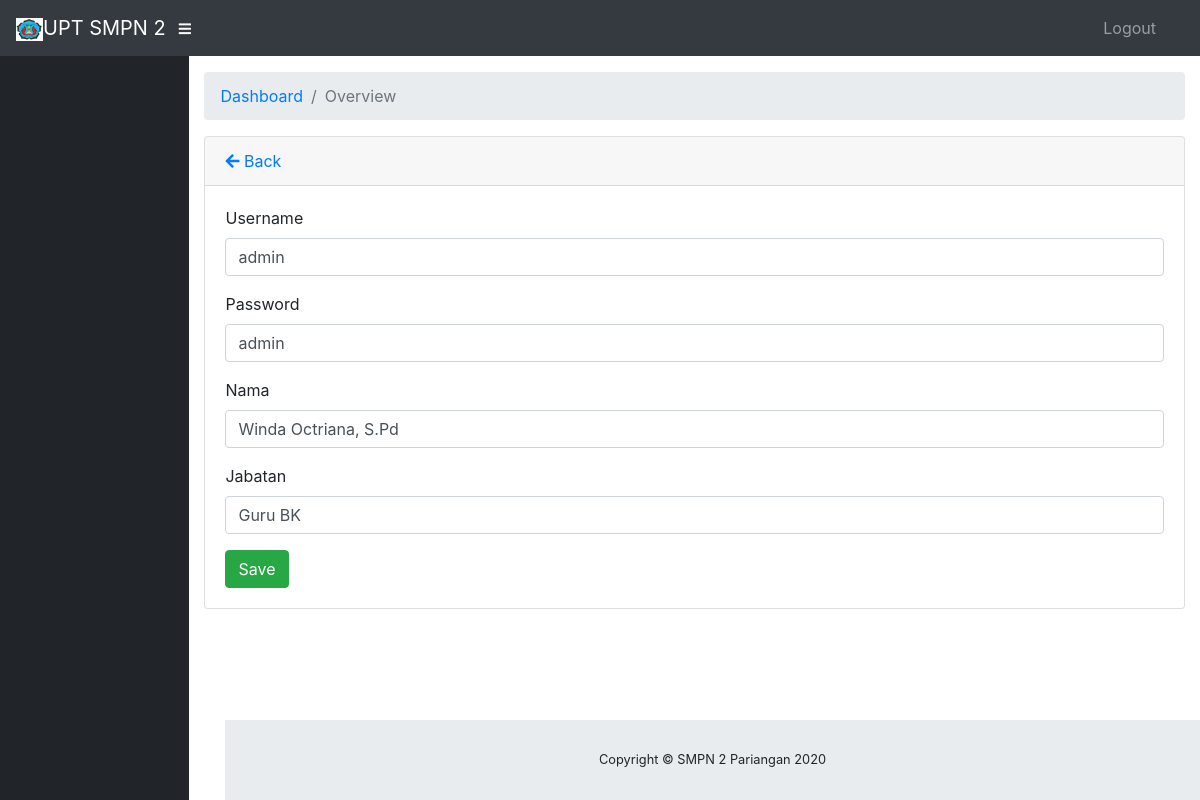
Page /users/edit/1 on the committed database.
### tables this page shows
CREATE TABLE IF NOT EXISTS `users` (
  `id_user` int(11) NOT NULL,
  `username` varchar(20) NOT NULL,
  `password` varchar(20) NOT NULL,
  `nama` varchar(20) NOT NULL,
  `jabatan` varchar(20) NOT NULL
);

### application/controllers/Users.php (called while the page is built, shortened)
<?php
class Users extends CI_Controller
{
    public function __construct()
    {
        $this->load->model('Musers');
        $this->load->library("form_validation");
    }
    public function edit($id = NULL)
    {
        $data['datauser'] = $this->Musers->getById($id);
        $this->load->view('users/edit', $data);
    }
}

### index.php (called while the page is built, shortened)
<?php
require_once BASEPATH.'core/CodeIgniter.php';

### application/models/Musers.php (called while the page is built, shortened)
<?php
class Musers extends CI_Model
{
    private $_table = "users";
    public function getById($id)
    {
        return $this->db->get_where($this->_table, ['id_user' => $id])->row();
    }
}

### application/views/users/edit.php (the view, shortened to what this page needs)
<!DOCTYPE html>
<html lang="en">
<head>
</head>
<body id="page-top">
    <div id="wrapper">
        <div id="content-wrapper">
            <div class="container-fluid ">
                <div class="card mb-3 ">
                    <div class="card-header">
                        <a href="<?php echo base_url() ?>users/index"><i class="fas fa-arrow-left"></i> Back</a>
                    </div>
                    <div class="card-body">
                        <form action="<?php echo base_url() ?>users/update" method="post" enctype="multipart/form-data">
                            <div class="form-group">
                                <label>Username</label>
                                <input value="<?php echo $datauser->username  ?>" name="username" type="text" class="form-control" placeholder="Username">
                            </div>
                            <div class="form-group">
                                <label>Password</label>
                                <input value="<?php echo $datauser->password  ?>" name="password" type="text" class="form-control" placeholder="Password">
                            </div>
                            <div class="form-group">
                                <label>Nama</label>
                                <input value="<?php echo $datauser->nama  ?>" name="nama" type="text" class="form-control" placeholder="Nama">
                            </div>
                            <div class="form-group">
                                <label>Jabatan</label>
                                <input value="<?php echo $datauser->jabatan  ?>" name="jabatan" type="text" class="form-control" placeholder="Jabatan">
                            </div>
                            <input class="btn btn-success" type="submit" name="btn" value="Save">
                        </form>
                    </div>
                </div>
            </div>
        </div>
    </div>
</body>
</html>

### rows in the picture
users: username "admin", password "admin", nama "Winda Octriana, S.Pd", jabatan "Guru BK"
